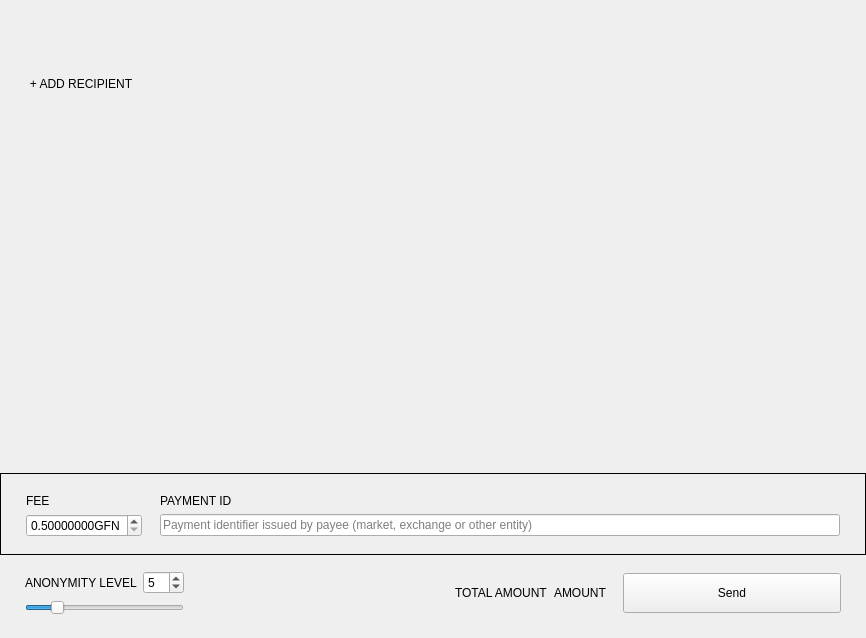
<?xml version="1.0" encoding="UTF-8"?>
<ui version="4.0">
 <class>SendFrame</class>
 <widget class="QFrame" name="SendFrame">
  <property name="geometry">
   <rect>
    <x>0</x>
    <y>0</y>
    <width>866</width>
    <height>638</height>
   </rect>
  </property>
  <property name="windowTitle">
   <string>Frame</string>
  </property>
  <property name="frameShape">
   <enum>QFrame::NoFrame</enum>
  </property>
  <property name="frameShadow">
   <enum>QFrame::Raised</enum>
  </property>
  <layout class="QVBoxLayout" name="verticalLayout">
   <property name="spacing">
    <number>5</number>
   </property>
   <property name="sizeConstraint">
    <enum>QLayout::SetDefaultConstraint</enum>
   </property>
   <property name="leftMargin">
    <number>0</number>
   </property>
   <property name="topMargin">
    <number>0</number>
   </property>
   <property name="rightMargin">
    <number>0</number>
   </property>
   <property name="bottomMargin">
    <number>0</number>
   </property>
   <item>
    <widget class="WalletGui::ResizableScrollArea" name="m_sendScrollarea">
     <property name="enabled">
      <bool>true</bool>
     </property>
     <property name="sizePolicy">
      <sizepolicy hsizetype="MinimumExpanding" vsizetype="Preferred">
       <horstretch>0</horstretch>
       <verstretch>0</verstretch>
      </sizepolicy>
     </property>
     <property name="autoFillBackground">
      <bool>false</bool>
     </property>
     <property name="styleSheet">
      <string notr="true"/>
     </property>
     <property name="frameShape">
      <enum>QFrame::NoFrame</enum>
     </property>
     <property name="sizeAdjustPolicy">
      <enum>QAbstractScrollArea::AdjustToContents</enum>
     </property>
     <property name="widgetResizable">
      <bool>true</bool>
     </property>
     <widget class="QWidget" name="scrollAreaWidgetContents">
      <property name="geometry">
       <rect>
        <x>0</x>
        <y>0</y>
        <width>866</width>
        <height>68</height>
       </rect>
      </property>
      <property name="sizePolicy">
       <sizepolicy hsizetype="Preferred" vsizetype="Preferred">
        <horstretch>0</horstretch>
        <verstretch>0</verstretch>
       </sizepolicy>
      </property>
      <property name="styleSheet">
       <string notr="true"/>
      </property>
      <layout class="QVBoxLayout" name="m_transfersLayout">
       <property name="spacing">
        <number>0</number>
       </property>
       <property name="sizeConstraint">
        <enum>QLayout::SetNoConstraint</enum>
       </property>
       <property name="leftMargin">
        <number>0</number>
       </property>
       <property name="topMargin">
        <number>0</number>
       </property>
       <property name="rightMargin">
        <number>0</number>
       </property>
       <property name="bottomMargin">
        <number>0</number>
       </property>
      </layout>
     </widget>
    </widget>
   </item>
   <item>
    <layout class="QHBoxLayout" name="horizontalLayout_2">
     <property name="spacing">
      <number>0</number>
     </property>
     <item>
      <spacer name="horizontalSpacer_3">
       <property name="orientation">
        <enum>Qt::Horizontal</enum>
       </property>
       <property name="sizeType">
        <enum>QSizePolicy::Fixed</enum>
       </property>
       <property name="sizeHint" stdset="0">
        <size>
         <width>25</width>
         <height>20</height>
        </size>
       </property>
      </spacer>
     </item>
     <item>
      <widget class="WalletGui::WalletNormalLinkLikeButton" name="m_addRecipientButton">
       <property name="cursor">
        <cursorShape>PointingHandCursor</cursorShape>
       </property>
       <property name="focusPolicy">
        <enum>Qt::NoFocus</enum>
       </property>
       <property name="text">
        <string>+ ADD RECIPIENT</string>
       </property>
       <property name="flat">
        <bool>true</bool>
       </property>
      </widget>
     </item>
     <item>
      <spacer name="horizontalSpacer_2">
       <property name="orientation">
        <enum>Qt::Horizontal</enum>
       </property>
       <property name="sizeHint" stdset="0">
        <size>
         <width>478</width>
         <height>17</height>
        </size>
       </property>
      </spacer>
     </item>
    </layout>
   </item>
   <item>
    <spacer name="verticalSpacer_2">
     <property name="orientation">
      <enum>Qt::Vertical</enum>
     </property>
     <property name="sizeType">
      <enum>QSizePolicy::MinimumExpanding</enum>
     </property>
     <property name="sizeHint" stdset="0">
      <size>
       <width>20</width>
       <height>20</height>
      </size>
     </property>
    </spacer>
   </item>
   <item>
    <widget class="QFrame" name="m_sendFeeFrame">
     <property name="frameShape">
      <enum>QFrame::Box</enum>
     </property>
     <property name="frameShadow">
      <enum>QFrame::Plain</enum>
     </property>
     <layout class="QGridLayout" name="gridLayout_2">
      <property name="leftMargin">
       <number>25</number>
      </property>
      <property name="topMargin">
       <number>20</number>
      </property>
      <property name="rightMargin">
       <number>25</number>
      </property>
      <property name="bottomMargin">
       <number>17</number>
      </property>
      <property name="horizontalSpacing">
       <number>18</number>
      </property>
      <item row="0" column="0">
       <widget class="WalletGui::WalletNormalGrayTextLabel" name="label_3">
        <property name="text">
         <string>FEE</string>
        </property>
       </widget>
      </item>
      <item row="0" column="1">
       <widget class="WalletGui::WalletNormalGrayTextLabel" name="m_paymentIdTextLabel">
        <property name="text">
         <string>PAYMENT ID</string>
        </property>
       </widget>
      </item>
      <item row="1" column="0">
       <widget class="QDoubleSpinBox" name="m_feeSpin">
        <property name="buttonSymbols">
         <enum>QAbstractSpinBox::UpDownArrows</enum>
        </property>
        <property name="suffix">
         <string notr="true">GFN</string>
        </property>
        <property name="decimals">
         <number>8</number>
        </property>
        <property name="minimum">
         <double>0.500000000000000</double>
        </property>
        <property name="maximum">
         <double>1.000000000000000</double>
        </property>
        <property name="singleStep">
         <double>0.100000000000000</double>
        </property>
        <property name="value">
         <double>0.500000000000000</double>
        </property>
       </widget>
      </item>
      <item row="1" column="1">
       <widget class="WalletGui::ClearableLineEdit" name="m_paymentIdEdit">
        <property name="styleSheet">
         <string notr="true">[errorState=&quot;true&quot;] {
  border-color: #ef3131;
}</string>
        </property>
        <property name="placeholderText">
         <string>Payment identifier issued by payee (market, exchange or other entity)</string>
        </property>
       </widget>
      </item>
     </layout>
    </widget>
   </item>
   <item>
    <widget class="QFrame" name="m_mixinFrame">
     <property name="frameShape">
      <enum>QFrame::NoFrame</enum>
     </property>
     <property name="frameShadow">
      <enum>QFrame::Raised</enum>
     </property>
     <layout class="QGridLayout" name="gridLayout">
      <property name="leftMargin">
       <number>25</number>
      </property>
      <property name="topMargin">
       <number>11</number>
      </property>
      <property name="rightMargin">
       <number>25</number>
      </property>
      <property name="bottomMargin">
       <number>23</number>
      </property>
      <item row="0" column="2" rowspan="2">
       <widget class="QLabel" name="label">
        <property name="text">
         <string/>
        </property>
       </widget>
      </item>
      <item row="0" column="5" rowspan="2">
       <widget class="WalletGui::WalletExtraNormalBlackTextLabel" name="m_totalAmountLabel">
        <property name="text">
         <string>AMOUNT</string>
        </property>
        <property name="indent">
         <number>0</number>
        </property>
       </widget>
      </item>
      <item row="0" column="1">
       <widget class="QSpinBox" name="m_mixinSpin">
        <property name="minimum">
         <number>0</number>
        </property>
        <property name="maximum">
         <number>29</number>
        </property>
        <property name="value">
         <number>5</number>
        </property>
       </widget>
      </item>
      <item row="0" column="3" rowspan="2">
       <spacer name="horizontalSpacer">
        <property name="orientation">
         <enum>Qt::Horizontal</enum>
        </property>
        <property name="sizeType">
         <enum>QSizePolicy::Expanding</enum>
        </property>
        <property name="sizeHint" stdset="0">
         <size>
          <width>298</width>
          <height>20</height>
         </size>
        </property>
       </spacer>
      </item>
      <item row="1" column="0" colspan="2">
       <widget class="QSlider" name="m_mixinSlider">
        <property name="maximumSize">
         <size>
          <width>16777215</width>
          <height>16777215</height>
         </size>
        </property>
        <property name="minimum">
         <number>0</number>
        </property>
        <property name="maximum">
         <number>29</number>
        </property>
        <property name="pageStep">
         <number>1</number>
        </property>
        <property name="value">
         <number>5</number>
        </property>
        <property name="sliderPosition">
         <number>5</number>
        </property>
        <property name="tracking">
         <bool>false</bool>
        </property>
        <property name="orientation">
         <enum>Qt::Horizontal</enum>
        </property>
       </widget>
      </item>
      <item row="0" column="7" rowspan="2">
       <widget class="WalletGui::WalletLargeBlueButton" name="m_sendButton">
        <property name="sizePolicy">
         <sizepolicy hsizetype="Fixed" vsizetype="Fixed">
          <horstretch>0</horstretch>
          <verstretch>0</verstretch>
         </sizepolicy>
        </property>
        <property name="minimumSize">
         <size>
          <width>218</width>
          <height>40</height>
         </size>
        </property>
        <property name="maximumSize">
         <size>
          <width>218</width>
          <height>40</height>
         </size>
        </property>
        <property name="focusPolicy">
         <enum>Qt::NoFocus</enum>
        </property>
        <property name="text">
         <string>Send</string>
        </property>
       </widget>
      </item>
      <item row="0" column="4" rowspan="2">
       <widget class="WalletGui::WalletNormalGrayTextLabel" name="label_2">
        <property name="text">
         <string>TOTAL AMOUNT</string>
        </property>
       </widget>
      </item>
      <item row="0" column="0">
       <widget class="WalletGui::WalletNormalGrayTextLabel" name="m_mixinTextLabel">
        <property name="text">
         <string>ANONYMITY LEVEL</string>
        </property>
       </widget>
      </item>
      <item row="0" column="6" rowspan="2">
       <spacer name="horizontalSpacer_4">
        <property name="orientation">
         <enum>Qt::Horizontal</enum>
        </property>
        <property name="sizeType">
         <enum>QSizePolicy::Fixed</enum>
        </property>
        <property name="sizeHint" stdset="0">
         <size>
          <width>10</width>
          <height>20</height>
         </size>
        </property>
       </spacer>
      </item>
     </layout>
    </widget>
   </item>
  </layout>
 </widget>
 <customwidgets>
  <customwidget>
   <class>WalletGui::WalletNormalGrayTextLabel</class>
   <extends>QLabel</extends>
   <header>Gui/Common/WalletTextLabel.h</header>
  </customwidget>
  <customwidget>
   <class>WalletGui::WalletLargeBlueButton</class>
   <extends>QPushButton</extends>
   <header>Gui/Common/WalletBlueButton.h</header>
  </customwidget>
  <customwidget>
   <class>WalletGui::ClearableLineEdit</class>
   <extends>QLineEdit</extends>
   <header>Gui/Common/ClearableLineEdit.h</header>
  </customwidget>
  <customwidget>
   <class>WalletGui::ResizableScrollArea</class>
   <extends>QScrollArea</extends>
   <header>Gui/Common/ResizableScrollArea.h</header>
   <container>1</container>
  </customwidget>
  <customwidget>
   <class>WalletGui::WalletNormalLinkLikeButton</class>
   <extends>QPushButton</extends>
   <header>Gui/Common/WalletLinkLikeButton.h</header>
  </customwidget>
  <customwidget>
   <class>WalletGui::WalletExtraNormalBlackTextLabel</class>
   <extends>QLabel</extends>
   <header>Gui/Common/WalletTextLabel.h</header>
  </customwidget>
 </customwidgets>
 <tabstops>
  <tabstop>m_paymentIdEdit</tabstop>
  <tabstop>m_mixinSlider</tabstop>
  <tabstop>m_sendScrollarea</tabstop>
 </tabstops>
 <resources/>
 <connections>
  <connection>
   <sender>m_sendButton</sender>
   <signal>clicked()</signal>
   <receiver>SendFrame</receiver>
   <slot>sendClicked()</slot>
   <hints>
    <hint type="sourcelabel">
     <x>53</x>
     <y>561</y>
    </hint>
    <hint type="destinationlabel">
     <x>432</x>
     <y>294</y>
    </hint>
   </hints>
  </connection>
  <connection>
   <sender>m_mixinSlider</sender>
   <signal>valueChanged(int)</signal>
   <receiver>SendFrame</receiver>
   <slot>mixinValueChanged(int)</slot>
   <hints>
    <hint type="sourcelabel">
     <x>221</x>
     <y>520</y>
    </hint>
    <hint type="destinationlabel">
     <x>432</x>
     <y>294</y>
    </hint>
   </hints>
  </connection>
  <connection>
   <sender>m_addRecipientButton</sender>
   <signal>clicked()</signal>
   <receiver>SendFrame</receiver>
   <slot>addRecipientClicked()</slot>
   <hints>
    <hint type="sourcelabel">
     <x>78</x>
     <y>414</y>
    </hint>
    <hint type="destinationlabel">
     <x>432</x>
     <y>294</y>
    </hint>
   </hints>
  </connection>
  <connection>
   <sender>m_paymentIdEdit</sender>
   <signal>textChanged(QString)</signal>
   <receiver>SendFrame</receiver>
   <slot>validatePaymentId(QString)</slot>
   <hints>
    <hint type="sourcelabel">
     <x>538</x>
     <y>521</y>
    </hint>
    <hint type="destinationlabel">
     <x>432</x>
     <y>318</y>
    </hint>
   </hints>
  </connection>
  <connection>
   <sender>m_mixinSpin</sender>
   <signal>valueChanged(int)</signal>
   <receiver>SendFrame</receiver>
   <slot>mixinValueChanged(int)</slot>
   <hints>
    <hint type="sourcelabel">
     <x>201</x>
     <y>575</y>
    </hint>
    <hint type="destinationlabel">
     <x>432</x>
     <y>318</y>
    </hint>
   </hints>
  </connection>
 </connections>
 <slots>
  <slot>sendClicked()</slot>
  <slot>clearAllClicked()</slot>
  <slot>addRecipientClicked()</slot>
  <slot>mixinValueChanged(int)</slot>
  <slot>validatePaymentId(QString)</slot>
 </slots>
</ui>
